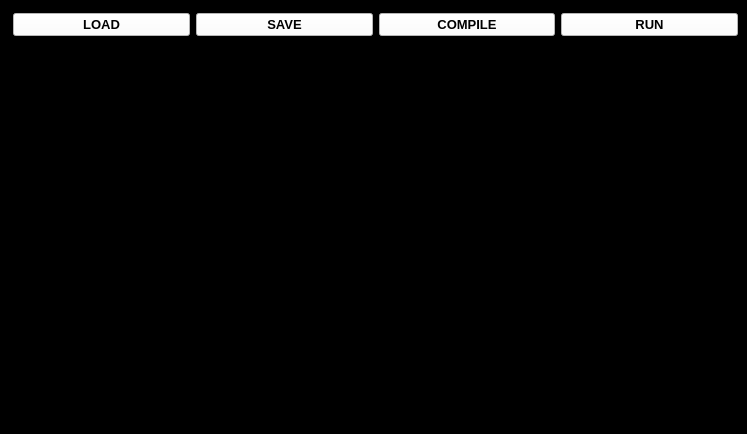
<?xml version="1.0" encoding="UTF-8"?>
<ui version="4.0">
 <class>Ventana</class>
 <widget class="QMainWindow" name="Ventana">
  <property name="geometry">
   <rect>
    <x>0</x>
    <y>0</y>
    <width>747</width>
    <height>434</height>
   </rect>
  </property>
  <property name="windowTitle">
   <string>Writing Machine</string>
  </property>
  <property name="styleSheet">
   <string notr="true">background-color: rgb(0, 0, 0);</string>
  </property>
  <widget class="QWidget" name="centralwidget">
   <property name="maximumSize">
    <size>
     <width>747</width>
     <height>414</height>
    </size>
   </property>
   <widget class="QWidget" name="verticalLayoutWidget">
    <property name="geometry">
     <rect>
      <x>10</x>
      <y>10</y>
      <width>731</width>
      <height>401</height>
     </rect>
    </property>
    <layout class="QVBoxLayout" name="v_layout">
     <property name="sizeConstraint">
      <enum>QLayout::SetMaximumSize</enum>
     </property>
     <property name="leftMargin">
      <number>3</number>
     </property>
     <property name="topMargin">
      <number>3</number>
     </property>
     <property name="rightMargin">
      <number>3</number>
     </property>
     <item>
      <layout class="QHBoxLayout" name="horizontalLayout">
       <item>
        <widget class="QPushButton" name="b_load">
         <property name="font">
          <font>
           <pointsize>10</pointsize>
           <weight>75</weight>
           <bold>true</bold>
          </font>
         </property>
         <property name="styleSheet">
          <string notr="true">background-color: rgb(255, 255, 255);</string>
         </property>
         <property name="text">
          <string>LOAD</string>
         </property>
        </widget>
       </item>
       <item>
        <widget class="QPushButton" name="b_save">
         <property name="font">
          <font>
           <pointsize>10</pointsize>
           <weight>75</weight>
           <bold>true</bold>
          </font>
         </property>
         <property name="styleSheet">
          <string notr="true">background-color: rgb(255, 255, 255);</string>
         </property>
         <property name="text">
          <string>SAVE</string>
         </property>
        </widget>
       </item>
       <item>
        <widget class="QPushButton" name="b_compile">
         <property name="font">
          <font>
           <pointsize>10</pointsize>
           <weight>75</weight>
           <bold>true</bold>
          </font>
         </property>
         <property name="styleSheet">
          <string notr="true">background-color: rgb(255, 255, 255);</string>
         </property>
         <property name="text">
          <string>COMPILE</string>
         </property>
        </widget>
       </item>
       <item>
        <widget class="QPushButton" name="b_run">
         <property name="font">
          <font>
           <pointsize>10</pointsize>
           <weight>75</weight>
           <bold>true</bold>
          </font>
         </property>
         <property name="styleSheet">
          <string notr="true">background-color: rgb(255, 255, 255);</string>
         </property>
         <property name="text">
          <string>RUN</string>
         </property>
        </widget>
       </item>
      </layout>
     </item>
    </layout>
   </widget>
  </widget>
  <widget class="QStatusBar" name="statusbar"/>
 </widget>
 <resources/>
 <connections/>
</ui>
